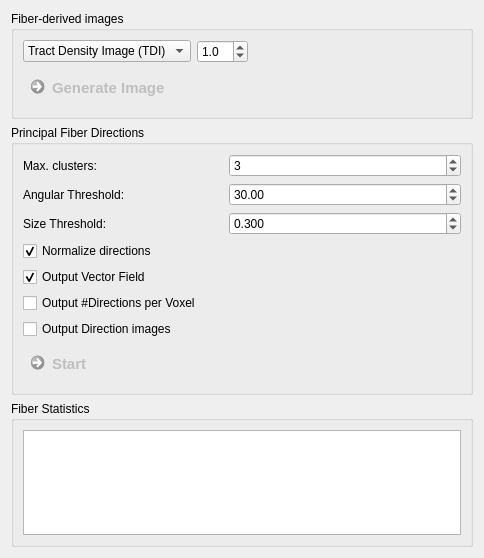
<?xml version="1.0" encoding="UTF-8"?>
<ui version="4.0">
 <class>QmitkFiberQuantificationViewControls</class>
 <widget class="QWidget" name="QmitkFiberQuantificationViewControls">
  <property name="geometry">
   <rect>
    <x>0</x>
    <y>0</y>
    <width>484</width>
    <height>558</height>
   </rect>
  </property>
  <property name="windowTitle">
   <string>Form</string>
  </property>
  <layout class="QGridLayout" name="gridLayout_10">
   <item row="3" column="0">
    <spacer name="verticalSpacer">
     <property name="orientation">
      <enum>Qt::Vertical</enum>
     </property>
     <property name="sizeHint" stdset="0">
      <size>
       <width>20</width>
       <height>40</height>
      </size>
     </property>
    </spacer>
   </item>
   <item row="0" column="0">
    <widget class="QGroupBox" name="groupBox_2">
     <property name="title">
      <string>Fiber-derived images</string>
     </property>
     <layout class="QFormLayout" name="formLayout">
      <property name="fieldGrowthPolicy">
       <enum>QFormLayout::AllNonFixedFieldsGrow</enum>
      </property>
      <item row="4" column="0">
       <widget class="QCommandLinkButton" name="m_ProcessFiberBundleButton">
        <property name="enabled">
         <bool>false</bool>
        </property>
        <property name="sizePolicy">
         <sizepolicy hsizetype="Preferred" vsizetype="Preferred">
          <horstretch>0</horstretch>
          <verstretch>0</verstretch>
         </sizepolicy>
        </property>
        <property name="maximumSize">
         <size>
          <width>200</width>
          <height>16777215</height>
         </size>
        </property>
        <property name="font">
         <font>
          <pointsize>11</pointsize>
         </font>
        </property>
        <property name="toolTip">
         <string>Perform selected operation on all selected fiber bundles.</string>
        </property>
        <property name="text">
         <string>Generate Image</string>
        </property>
       </widget>
      </item>
      <item row="3" column="0">
       <widget class="QFrame" name="frame_4">
        <property name="sizePolicy">
         <sizepolicy hsizetype="Maximum" vsizetype="Preferred">
          <horstretch>0</horstretch>
          <verstretch>0</verstretch>
         </sizepolicy>
        </property>
        <property name="frameShape">
         <enum>QFrame::NoFrame</enum>
        </property>
        <property name="frameShadow">
         <enum>QFrame::Raised</enum>
        </property>
        <property name="lineWidth">
         <number>0</number>
        </property>
        <layout class="QGridLayout" name="gridLayout_8">
         <property name="leftMargin">
          <number>0</number>
         </property>
         <property name="topMargin">
          <number>0</number>
         </property>
         <property name="rightMargin">
          <number>0</number>
         </property>
         <property name="bottomMargin">
          <number>0</number>
         </property>
         <property name="verticalSpacing">
          <number>0</number>
         </property>
         <item row="0" column="0">
          <widget class="QComboBox" name="m_GenerationBox">
           <property name="sizePolicy">
            <sizepolicy hsizetype="Maximum" vsizetype="Fixed">
             <horstretch>0</horstretch>
             <verstretch>0</verstretch>
            </sizepolicy>
           </property>
           <item>
            <property name="text">
             <string>Tract Density Image (TDI)</string>
            </property>
           </item>
           <item>
            <property name="text">
             <string>Normalized TDI</string>
            </property>
           </item>
           <item>
            <property name="text">
             <string>Binary Envelope</string>
            </property>
           </item>
           <item>
            <property name="text">
             <string>Fiber Bundle Image</string>
            </property>
           </item>
           <item>
            <property name="text">
             <string>Fiber Endings Image</string>
            </property>
           </item>
           <item>
            <property name="text">
             <string>Fiber Endings Pointset</string>
            </property>
           </item>
          </widget>
         </item>
         <item row="0" column="1">
          <widget class="QDoubleSpinBox" name="m_UpsamplingSpinBox">
           <property name="sizePolicy">
            <sizepolicy hsizetype="Maximum" vsizetype="Fixed">
             <horstretch>0</horstretch>
             <verstretch>0</verstretch>
            </sizepolicy>
           </property>
           <property name="toolTip">
            <string>Upsampling factor</string>
           </property>
           <property name="decimals">
            <number>1</number>
           </property>
           <property name="minimum">
            <double>0.100000000000000</double>
           </property>
           <property name="maximum">
            <double>10.000000000000000</double>
           </property>
           <property name="singleStep">
            <double>0.100000000000000</double>
           </property>
           <property name="value">
            <double>1.000000000000000</double>
           </property>
          </widget>
         </item>
        </layout>
       </widget>
      </item>
     </layout>
    </widget>
   </item>
   <item row="2" column="0">
    <widget class="QGroupBox" name="groupBox_3">
     <property name="title">
      <string>Fiber Statistics</string>
     </property>
     <layout class="QGridLayout" name="gridLayout_2">
      <item row="0" column="0">
       <widget class="QTextEdit" name="m_StatsTextEdit">
        <property name="font">
         <font>
          <family>Courier 10 Pitch</family>
         </font>
        </property>
        <property name="acceptDrops">
         <bool>false</bool>
        </property>
        <property name="readOnly">
         <bool>true</bool>
        </property>
       </widget>
      </item>
     </layout>
    </widget>
   </item>
   <item row="1" column="0">
    <widget class="QGroupBox" name="groupBox">
     <property name="title">
      <string>Principal Fiber Directions</string>
     </property>
     <layout class="QGridLayout" name="gridLayout">
      <item row="1" column="0">
       <widget class="QLabel" name="label">
        <property name="text">
         <string>Angular Threshold:</string>
        </property>
       </widget>
      </item>
      <item row="2" column="0">
       <widget class="QLabel" name="label_3">
        <property name="text">
         <string>Size Threshold:</string>
        </property>
       </widget>
      </item>
      <item row="8" column="0">
       <widget class="QCommandLinkButton" name="m_ExtractFiberPeaks">
        <property name="enabled">
         <bool>false</bool>
        </property>
        <property name="sizePolicy">
         <sizepolicy hsizetype="Preferred" vsizetype="Preferred">
          <horstretch>0</horstretch>
          <verstretch>0</verstretch>
         </sizepolicy>
        </property>
        <property name="maximumSize">
         <size>
          <width>200</width>
          <height>16777215</height>
         </size>
        </property>
        <property name="font">
         <font>
          <pointsize>11</pointsize>
         </font>
        </property>
        <property name="toolTip">
         <string/>
        </property>
        <property name="text">
         <string>Start</string>
        </property>
       </widget>
      </item>
      <item row="4" column="0">
       <widget class="QCheckBox" name="m_VectorFieldBox">
        <property name="text">
         <string>Output Vector Field</string>
        </property>
        <property name="checked">
         <bool>true</bool>
        </property>
       </widget>
      </item>
      <item row="2" column="1">
       <widget class="QDoubleSpinBox" name="m_PeakThreshold">
        <property name="toolTip">
         <string>&lt;html&gt;&lt;head/&gt;&lt;body&gt;&lt;p&gt;Directions shorter than the defined threshold are discarded.&lt;/p&gt;&lt;/body&gt;&lt;/html&gt;</string>
        </property>
        <property name="decimals">
         <number>3</number>
        </property>
        <property name="maximum">
         <double>1.000000000000000</double>
        </property>
        <property name="singleStep">
         <double>0.100000000000000</double>
        </property>
        <property name="value">
         <double>0.300000000000000</double>
        </property>
       </widget>
      </item>
      <item row="0" column="0">
       <widget class="QLabel" name="label_2">
        <property name="text">
         <string>Max. clusters:</string>
        </property>
       </widget>
      </item>
      <item row="0" column="1">
       <widget class="QSpinBox" name="m_MaxNumDirections">
        <property name="toolTip">
         <string>Maximum number of fiber directions per voxel.</string>
        </property>
        <property name="maximum">
         <number>100</number>
        </property>
        <property name="value">
         <number>3</number>
        </property>
       </widget>
      </item>
      <item row="1" column="1">
       <widget class="QDoubleSpinBox" name="m_AngularThreshold">
        <property name="toolTip">
         <string>Fiber directions with an angle smaller than the defined threshold are clustered.</string>
        </property>
        <property name="decimals">
         <number>2</number>
        </property>
        <property name="minimum">
         <double>0.000000000000000</double>
        </property>
        <property name="maximum">
         <double>90.000000000000000</double>
        </property>
        <property name="singleStep">
         <double>1.000000000000000</double>
        </property>
        <property name="value">
         <double>30.000000000000000</double>
        </property>
       </widget>
      </item>
      <item row="6" column="0">
       <widget class="QCheckBox" name="m_DirectionImagesBox">
        <property name="toolTip">
         <string>One image per extracted direction. Each voxel contains a direction vector.</string>
        </property>
        <property name="text">
         <string>Output Direction images</string>
        </property>
       </widget>
      </item>
      <item row="5" column="0">
       <widget class="QCheckBox" name="m_NumDirectionsBox">
        <property name="toolTip">
         <string>Image containing the number of distinct fiber clusters per voxel.</string>
        </property>
        <property name="text">
         <string>Output #Directions per Voxel</string>
        </property>
       </widget>
      </item>
      <item row="3" column="0">
       <widget class="QCheckBox" name="m_NormalizeDirectionsBox">
        <property name="toolTip">
         <string>&lt;html&gt;&lt;head/&gt;&lt;body&gt;&lt;p&gt;Normalize output directions to length 1 otherwise directions are max normalized (voxel-wise).&lt;/p&gt;&lt;/body&gt;&lt;/html&gt;</string>
        </property>
        <property name="text">
         <string>Normalize directions</string>
        </property>
        <property name="checked">
         <bool>true</bool>
        </property>
       </widget>
      </item>
     </layout>
    </widget>
   </item>
  </layout>
 </widget>
 <resources/>
 <connections/>
</ui>
